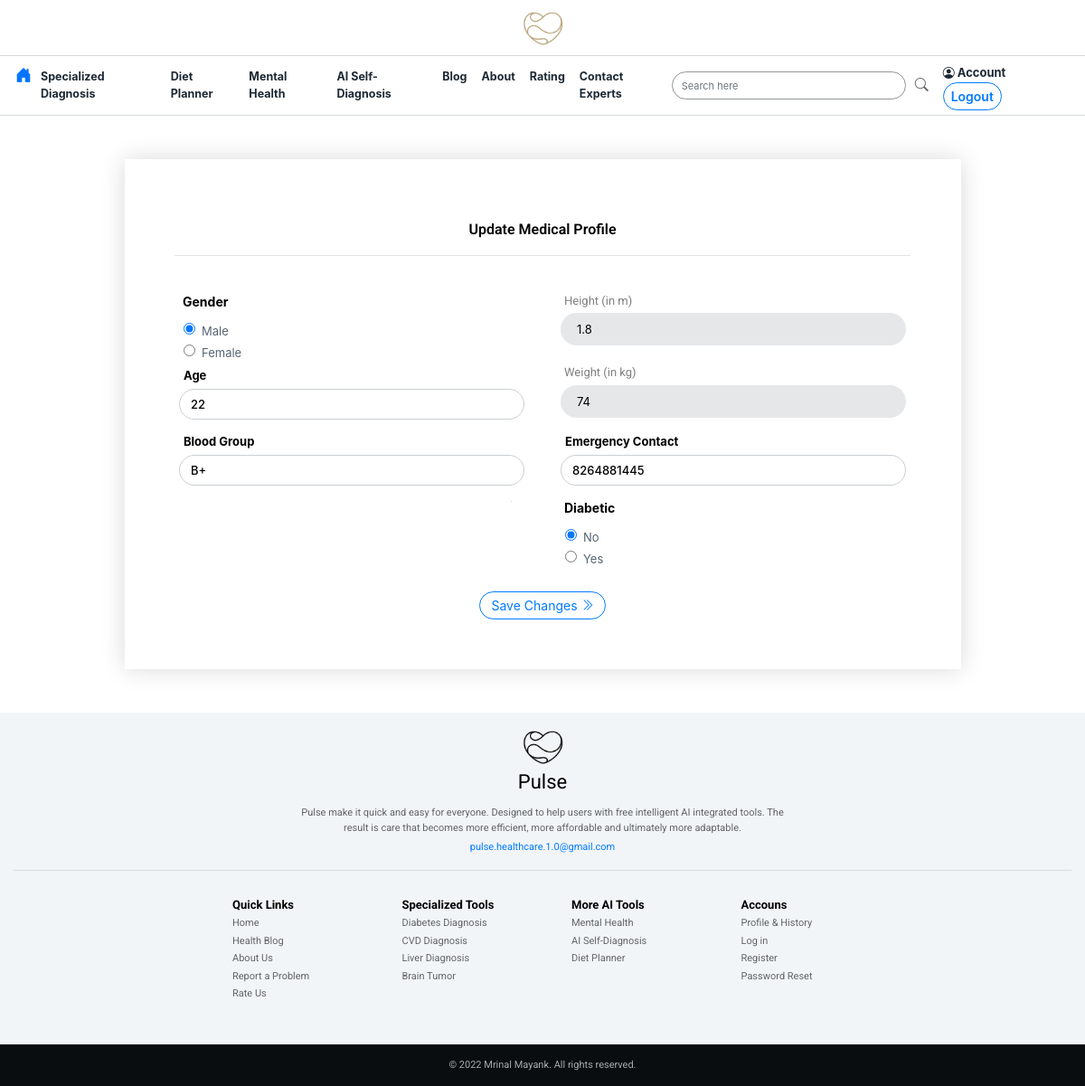
Page /4/update_medical_profile/ (signed in) on the committed database.
### MAINAPP/models.py (models this page shows, shortened)
class MedicalProfile(models.Model):
	username = models.CharField(max_length= 1000)
	updated_on=models.DateField(blank=True,default=timezone.now)
	age = models.CharField(max_length= 100, blank=True)
	gender = models.CharField(max_length= 100, blank=True)
	blood_group = models.CharField(max_length= 100, blank=True)
	height = models.CharField(max_length= 100, blank=True)
	weight = models.CharField(max_length= 100, blank=True)
	emergency_contact = models.CharField(max_length= 100, blank=True)
	diabetic = models.BooleanField(default=False,null=True, blank=True)

### MAINAPP/views.py (the view, shortened to what this page needs)
# urls.py: path('<int:id>/update_medical_profile/', views.update_medical_profile,name='update_medical_profile'),
def update_medical_profile(request, id):
	created = False
	profiles = MedicalProfile.objects.all()
	if request.user.is_authenticated :
		for i in profiles:
			if i.username == request.user.username:
				created = True
	profile = MedicalProfile.objects.get(id=id)
	update_form = forms.MedicalProfileUpdateForm(instance=profile)
	update_date=timezone.now
	context = {'update_form':update_form,'created':created,'profile':profile,'update_date':update_date}
	return render(request, 'MAINAPP/update_medical_profile.html', context)

### MAINAPP/forms.py
class MedicalProfileUpdateForm(forms.ModelForm):
    class Meta():
        model = MedicalProfile
        fields =('updated_on','age','gender','blood_group','height','weight','emergency_contact','diabetic')

### templates/MAINAPP/update_medical_profile.html (shortened to what this page needs)
{%  extends 'MAINAPP/home.html' %}
{% load static %}
{% block content %}
<br><br>
<div class="bground1 container">
  {% if user.is_authenticated %}
  {% if created %}
  <div class="container col-lg-10" style="padding:5%;box-shadow:0px 0px 25px 0px rgba(0, 0, 0,0.15);">
    <div class="text-center">
      <p style="font-size:16px;font-weight:600;color:black;font-family: 'Roboto', sans-serif;text-align:center;margin:10px;" >Update Medical Profile</p>
      <hr>
    </div>
    <form class=""  method="POST" enctype="multipart/form-data" action ="">
      <div class="row">
        <div class="col-lg-6" style="padding:20px;">
          <label for="gender" style="font-size:14px;color:black;font-weight:700;margin:4px;">Gender</label>
          <div class="" style="background:white;padding:5px;padding-bottom:0px;">
          <div class="form-check">
          {% if profile.gender == "Male" %}
          <input class="form-check-input" value="Male" type="radio" name="gender" id="male"checked >
          <label style="font-size:13px;color:#566573 ;font-weight:400;"class="form-check-label"  for="male">Male</label>
          <br>
          <input class="form-check-input" value="Female" type="radio" name="gender" id="female" >
          <label style="font-size:13px;color:#566573 ;font-weight:400;" class="form-check-label" for="female">Female</label>
          {% endif %}
          </div>
          </div>
          <label for="id_age" style="font-size:13px;font-weight:700;margin:5px;color:black;">Age</label>
          <input value="{{profile.age}}"type="text" class="form-control" id ="id_age" name="age"  style="border:1px solid #CACFD2;border-radius:50px;font-size:13px;color:black;font-weight:500;margin-bottom:10px;" required>
          <label for="id_blood_group" style="font-size:13px;font-weight:700;margin:5px;color:black;">Blood Group</label>
          <input value="{{profile.blood_group}}"  type="text" class="form-control" id ="id_blood_group" name="blood_group"  style="border:1px solid #CACFD2;border-radius:50px;font-size:13px;color:black;font-weight:500;margin-bottom:10px;" required>
          <input  style="border:0px;color:white;box-shadow:none;font-size:1px"type="date" class="form-control" value="{{update_date|date:"Y-m-d" }}"  name="updated_on" required>
        </div>
        <div class="col-lg-6" style="padding:20px;">
        <label for="height" style="font-size:13px;font-family: 'Roboto', sans-serif;color:gray;font-weight:400;margin:4px;">Height (in m)</label>  <input type="text" value="{{profile.height}}" class="form-control"name="height"  style=" background:#E5E7E9;border:0px;border-radius:50px;padding:18px;font-size:13px;color:black;margin-bottom:16px;" required>
        <label for="weight" style="font-size:13px;font-family: 'Roboto', sans-serif;color:gray;font-weight:400;margin:4px;">Weight (in kg)</label>   <input type="text"  value="{{profile.weight }}" class="form-control"name="weight" style=" background:#E5E7E9;border:0px;border-radius:50px;padding:18px;font-size:13px;color:black;margin-bottom:12px;" required>
          <label for="id_emergency_contact" style="font-size:13px;font-weight:700;margin:5px;color:black;">Emergency Contact</label>
          <input value="{{profile.emergency_contact}}" type="text" class="form-control" id ="id_emergency_contact" name="emergency_contact"  style="border:1px solid #CACFD2;border-radius:50px;font-size:13px;color:black;font-weight:500;margin-bottom:10px;" required>
          <label for="diabetic" style="font-size:14px;color:black;font-weight:700;margin:4px;">Diabetic</label>
          <div class="" style="background:white;padding:5px;">
          <div class="form-check">
          {% if profile.diabetic %}
          <input class="form-check-input" value="False" type="radio" name="diabetic" id="Dno" >
          <label style="font-size:13px;color:#566573 ;font-weight:400;"class="form-check-label"  for="Dno">No</label>
          <br>
          <input class="form-check-input" value="True" type="radio" name="diabetic" id="Dyes" checked >
          <label style="font-size:13px;color:#566573 ;font-weight:400;" class="form-check-label" for="Dyes">Yes</label>
          {% else %}
          <input class="form-check-input" value="False" type="radio" name="diabetic" id="Dno"checked >
          <label style="font-size:13px;color:#566573 ;font-weight:400;"class="form-check-label"  for="Dno">No</label>
          <br>
          <input class="form-check-input" value="True" type="radio" name="diabetic" id="Dyes" >
          <label style="font-size:13px;color:#566573 ;font-weight:400;" class="form-check-label" for="Dyes">Yes</label>
          {% endif %}
          </div>
        </div>
        </div>
      </div>
      <div class="text-center">
        <button type="submit" class="btn btn-outline-primary" style="border-radius:50px;font-weight:400;font-size:14px;border-width:1px;padding:4px 12px 4px 12px">Save Changes <i class="bi bi-chevron-double-right"></i> </button>
      </div>
      </form>
  </div>
  <br><br>
  {% endif %}
  {% endif %}
</div>
{% endblock content %}

### static/css/main.css (style rules this page uses)
.bground1,.loginwindow { animation: fadeInAnimation ease 4s; animation-iteration-count: 1; animation-fill-mode: backwards; }

### rows in the picture
MedicalProfile: age "22", blood_group "B+", height "1.8", weight "74", emergency_contact "8264881445"
